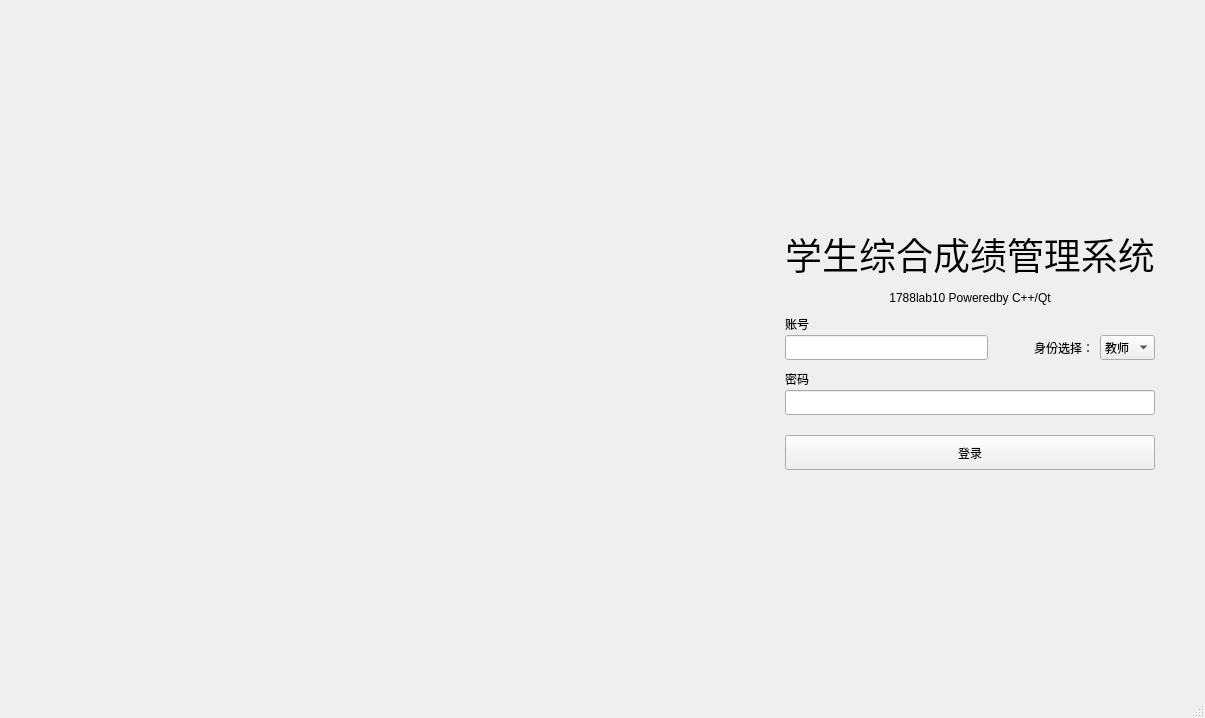
<?xml version="1.0" encoding="UTF-8"?>
<ui version="4.0">
 <class>lab10Class</class>
 <widget class="QMainWindow" name="lab10Class">
  <property name="geometry">
   <rect>
    <x>0</x>
    <y>0</y>
    <width>1205</width>
    <height>718</height>
   </rect>
  </property>
  <property name="mouseTracking">
   <bool>false</bool>
  </property>
  <property name="windowTitle">
   <string>西南交通大学学生综合成绩管理系统 - 登录</string>
  </property>
  <property name="autoFillBackground">
   <bool>false</bool>
  </property>
  <property name="dockOptions">
   <set>QMainWindow::DockOption::AllowTabbedDocks|QMainWindow::DockOption::AnimatedDocks</set>
  </property>
  <widget class="QWidget" name="centralWidget">
   <layout class="QHBoxLayout" name="horizontalLayout_2">
    <property name="spacing">
     <number>0</number>
    </property>
    <property name="leftMargin">
     <number>0</number>
    </property>
    <property name="topMargin">
     <number>0</number>
    </property>
    <property name="rightMargin">
     <number>0</number>
    </property>
    <property name="bottomMargin">
     <number>0</number>
    </property>
    <item>
     <widget class="QLabel" name="LogoLabel">
      <property name="sizePolicy">
       <sizepolicy hsizetype="Preferred" vsizetype="Preferred">
        <horstretch>3</horstretch>
        <verstretch>4</verstretch>
       </sizepolicy>
      </property>
      <property name="text">
       <string/>
      </property>
      <property name="textFormat">
       <enum>Qt::TextFormat::RichText</enum>
      </property>
      <property name="pixmap">
       <pixmap resource="lab10.qrc">:/lab10/src/alpha-logo.png</pixmap>
      </property>
      <property name="scaledContents">
       <bool>false</bool>
      </property>
      <property name="alignment">
       <set>Qt::AlignmentFlag::AlignCenter</set>
      </property>
      <property name="wordWrap">
       <bool>false</bool>
      </property>
     </widget>
    </item>
    <item>
     <layout class="QHBoxLayout" name="horizontalLayout">
      <property name="leftMargin">
       <number>0</number>
      </property>
      <property name="rightMargin">
       <number>50</number>
      </property>
      <item>
       <layout class="QVBoxLayout" name="verticalLayout">
        <property name="spacing">
         <number>10</number>
        </property>
        <item>
         <spacer name="verticalSpacer">
          <property name="orientation">
           <enum>Qt::Orientation::Vertical</enum>
          </property>
          <property name="sizeType">
           <enum>QSizePolicy::Policy::Expanding</enum>
          </property>
          <property name="sizeHint" stdset="0">
           <size>
            <width>20</width>
            <height>40</height>
           </size>
          </property>
         </spacer>
        </item>
        <item>
         <widget class="QLabel" name="label">
          <property name="sizePolicy">
           <sizepolicy hsizetype="Preferred" vsizetype="Preferred">
            <horstretch>1</horstretch>
            <verstretch>0</verstretch>
           </sizepolicy>
          </property>
          <property name="font">
           <font>
            <family>华文中宋</family>
            <pointsize>28</pointsize>
           </font>
          </property>
          <property name="text">
           <string>学生综合成绩管理系统</string>
          </property>
          <property name="alignment">
           <set>Qt::AlignmentFlag::AlignCenter</set>
          </property>
         </widget>
        </item>
        <item>
         <widget class="QLabel" name="label_2">
          <property name="text">
           <string>1788lab10 Poweredby C++/Qt</string>
          </property>
          <property name="alignment">
           <set>Qt::AlignmentFlag::AlignCenter</set>
          </property>
         </widget>
        </item>
        <item>
         <layout class="QVBoxLayout" name="verticalLayout_4">
          <property name="spacing">
           <number>2</number>
          </property>
          <property name="topMargin">
           <number>0</number>
          </property>
          <property name="bottomMargin">
           <number>0</number>
          </property>
          <item>
           <widget class="QLabel" name="label_3">
            <property name="text">
             <string>账号</string>
            </property>
           </widget>
          </item>
          <item>
           <layout class="QHBoxLayout" name="horizontalLayout_4">
            <item>
             <widget class="QLineEdit" name="accountEdit">
              <property name="sizePolicy">
               <sizepolicy hsizetype="Preferred" vsizetype="Minimum">
                <horstretch>3</horstretch>
                <verstretch>1</verstretch>
               </sizepolicy>
              </property>
              <property name="minimumSize">
               <size>
                <width>0</width>
                <height>25</height>
               </size>
              </property>
              <property name="inputMask">
               <string/>
              </property>
             </widget>
            </item>
            <item>
             <spacer name="horizontalSpacer">
              <property name="orientation">
               <enum>Qt::Orientation::Horizontal</enum>
              </property>
              <property name="sizeHint" stdset="0">
               <size>
                <width>40</width>
                <height>20</height>
               </size>
              </property>
             </spacer>
            </item>
            <item>
             <widget class="QLabel" name="label_5">
              <property name="sizePolicy">
               <sizepolicy hsizetype="Preferred" vsizetype="Preferred">
                <horstretch>0</horstretch>
                <verstretch>0</verstretch>
               </sizepolicy>
              </property>
              <property name="text">
               <string>身份选择：</string>
              </property>
             </widget>
            </item>
            <item>
             <widget class="QComboBox" name="roleBox">
              <property name="sizePolicy">
               <sizepolicy hsizetype="Preferred" vsizetype="Minimum">
                <horstretch>0</horstretch>
                <verstretch>0</verstretch>
               </sizepolicy>
              </property>
              <property name="currentText">
               <string>教师</string>
              </property>
              <property name="currentIndex">
               <number>0</number>
              </property>
              <item>
               <property name="text">
                <string>教师</string>
               </property>
              </item>
              <item>
               <property name="text">
                <string>学生</string>
               </property>
              </item>
             </widget>
            </item>
           </layout>
          </item>
         </layout>
        </item>
        <item>
         <layout class="QVBoxLayout" name="verticalLayout_5">
          <property name="spacing">
           <number>2</number>
          </property>
          <property name="topMargin">
           <number>0</number>
          </property>
          <property name="bottomMargin">
           <number>0</number>
          </property>
          <item>
           <widget class="QLabel" name="label_4">
            <property name="text">
             <string>密码</string>
            </property>
           </widget>
          </item>
          <item>
           <widget class="QLineEdit" name="passwordEdit">
            <property name="sizePolicy">
             <sizepolicy hsizetype="Preferred" vsizetype="Minimum">
              <horstretch>0</horstretch>
              <verstretch>0</verstretch>
             </sizepolicy>
            </property>
            <property name="minimumSize">
             <size>
              <width>0</width>
              <height>25</height>
             </size>
            </property>
            <property name="inputMask">
             <string/>
            </property>
            <property name="echoMode">
             <enum>QLineEdit::EchoMode::PasswordEchoOnEdit</enum>
            </property>
           </widget>
          </item>
         </layout>
        </item>
        <item>
         <spacer name="verticalSpacer_3">
          <property name="orientation">
           <enum>Qt::Orientation::Vertical</enum>
          </property>
          <property name="sizeType">
           <enum>QSizePolicy::Policy::Fixed</enum>
          </property>
          <property name="sizeHint" stdset="0">
           <size>
            <width>0</width>
            <height>10</height>
           </size>
          </property>
         </spacer>
        </item>
        <item>
         <widget class="QPushButton" name="loginButton">
          <property name="sizePolicy">
           <sizepolicy hsizetype="Minimum" vsizetype="Fixed">
            <horstretch>0</horstretch>
            <verstretch>0</verstretch>
           </sizepolicy>
          </property>
          <property name="minimumSize">
           <size>
            <width>0</width>
            <height>35</height>
           </size>
          </property>
          <property name="text">
           <string>登录</string>
          </property>
         </widget>
        </item>
        <item>
         <spacer name="verticalSpacer_2">
          <property name="orientation">
           <enum>Qt::Orientation::Vertical</enum>
          </property>
          <property name="sizeHint" stdset="0">
           <size>
            <width>20</width>
            <height>40</height>
           </size>
          </property>
         </spacer>
        </item>
       </layout>
      </item>
     </layout>
    </item>
   </layout>
  </widget>
  <widget class="QStatusBar" name="statusBar"/>
 </widget>
 <layoutdefault spacing="6" margin="11"/>
 <resources>
  <include location="lab10.qrc"/>
  <include location="../../../../.designer/backup/lab10.qrc"/>
 </resources>
 <connections/>
</ui>
